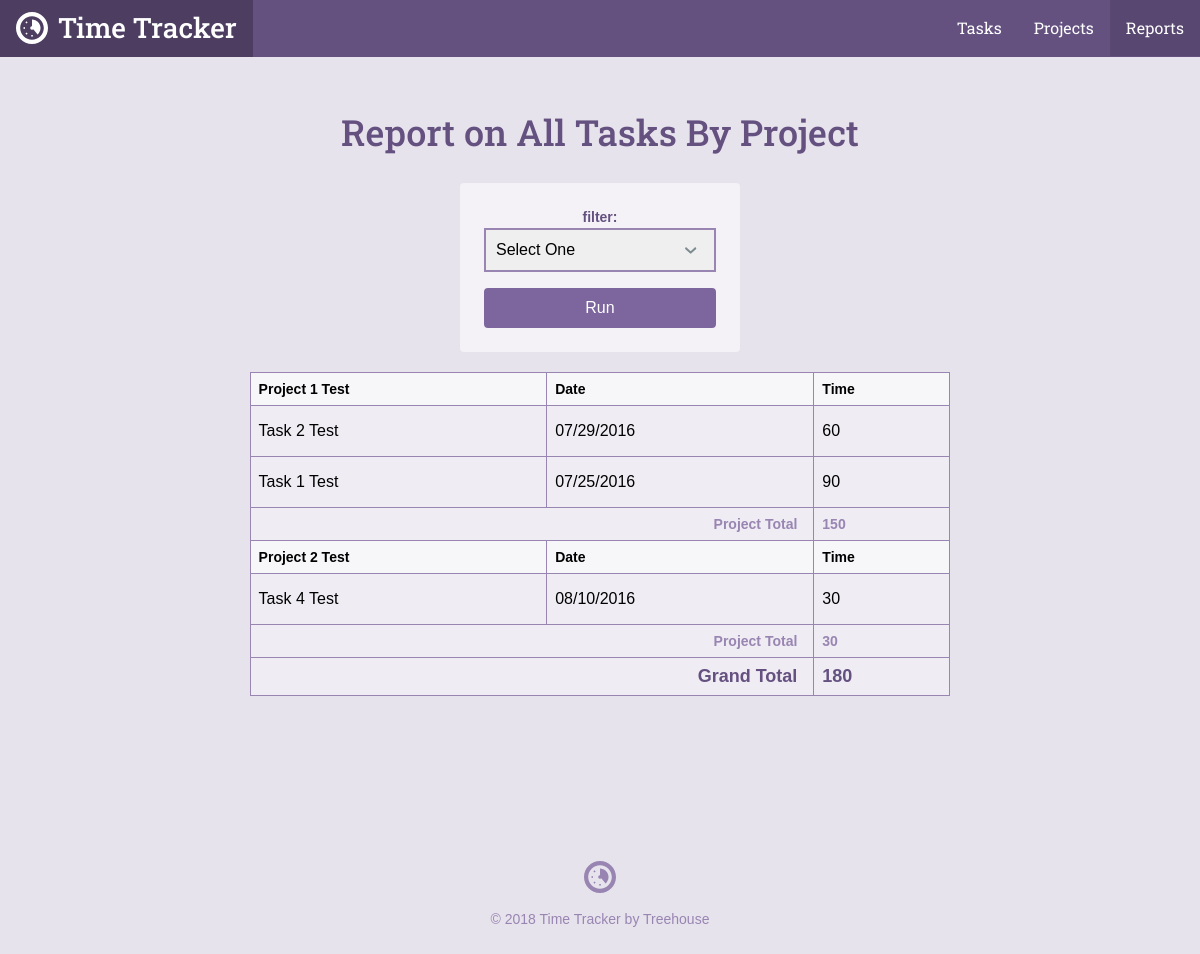
Page /reports.php on the earlier database version.
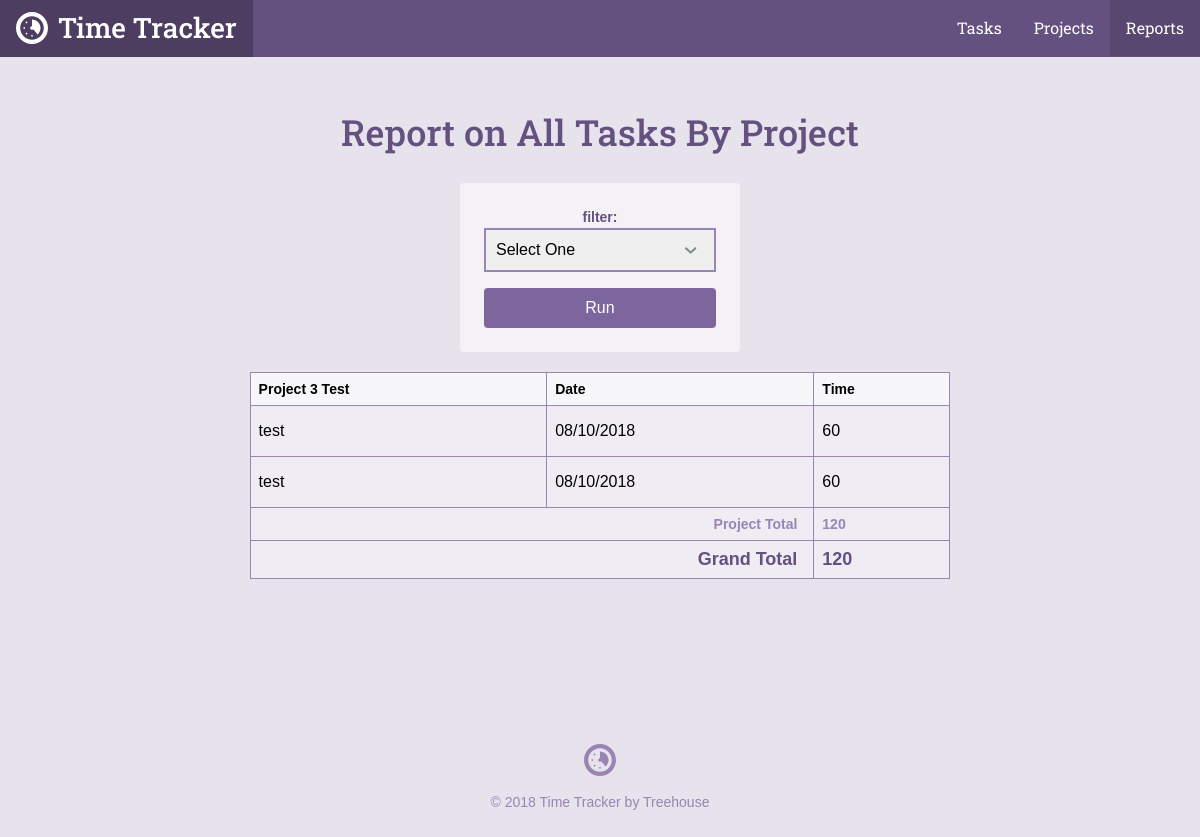
Same page on the later database version.
### tables this page shows
CREATE TABLE `tasks` (
	`task_id`	INTEGER PRIMARY KEY AUTOINCREMENT,
	`project_id`	INTEGER,
	`title`	TEXT,
	`date`	INTEGER NOT NULL,
	`time`	TEXT NOT NULL
);

CREATE TABLE `projects` (
	`project_id`	INTEGER PRIMARY KEY AUTOINCREMENT,
	`title`	TEXT NOT NULL,
	`category`	TEXT NOT NULL
);

### inc/functions.php (called while the page is built, shortened)
<?php
function get_task_list($filter = null) {
    include 'connection.php';
    $sql = 'SELECT tasks.*, projects.title as project FROM tasks'
        . ' JOIN projects ON tasks.project_id = projects.project_id';
    $orderBy = ' ORDER BY date DESC';
    if ($filter) {
        $orderBy = ' ORDER BY projects.title ASC, date DESC';
    }
    try {
        $results = $db->prepare($sql . $where . $orderBy);
        $results->execute();
    } catch (Exception $e) {
        echo "Error!: " . $e->getMessage() . "<br />";
        return array();
    }
    return $results->fetchAll(PDO::FETCH_ASSOC);
}

### reports.php (the view, shortened to what this page needs)
<?php
require 'inc/functions.php';
$filter = 'all';
include 'inc/header.php';
?>
<div class="col-container page-container">
    <div class="col col-70-md col-60-lg col-center">
        <div class="col-container">
            <h1 class='actions-header'>Report on <?php
            if (!is_array($filter)) {
                echo "All Tasks By Project";
            }
            ?></h1>
            <form class="form-container form-report" action="reports.php" method="get">
                <label for="filter">filter:</label>
                <select name="filter" id="filter">
                    <option value="">Select One</option>
                </select>
                <input type="submit" class="button" value="Run">
            </form>
        </div>
        <div class="section page">
            <div class="wrapper">
                <table>
                    <?php
                    $total = $project_id = $project_total = 0;
                    $tasks = get_task_list($filter);
                    foreach ($tasks as $item) {
                        if ($project_id != $item['project_id']) {
                            $project_id = $item['project_id'];
                            echo "<thead>\n";
                            echo "<tr>\n";
                            echo "<th>" . $item['project'] . "</th>\n";
                            echo "<th>Date</th>\n";
                            echo "<th>Time</th>\n";
                            echo "</tr>\n";
                            echo "</thead>\n";
                        }
                        $project_total += $item['time'];
                        $total += $item['time'];
                        echo  "<tr>\n";
                        echo "<td>" . $item['title'] . "</td>\n";
                        echo "<td>" . $item['date'] . "</td>\n";
                        echo "<td>" . $item['time'] . "</td>\n";
                        echo "</tr>\n";
                        if (next($tasks)['project_id'] != $item['project_id']) {
                            echo "<tr>\n";
                            echo "<th class='project-total-label' colspan='2'>Project Total</th>\n";
                            echo "<th class='project-total-number'>$project_total</th>\n";
                            echo "</tr>\n";
                            $project_total = 0;
                        }
                    }
                    ?>
                    <tr>
                        <th class='grand-total-label' colspan='2'>Grand Total</th>
                        <th class='grand-total-number'><?php echo $total; ?></th>
                    </tr>
                </table>
            </div>
        </div>
    </div>
</div>
<?php include "inc/footer.php"; ?>

Differences in the rows shown:
no longer on this page (row unchanged): tasks: project.title "Project 1 Test", title "Task 2 Test", date "07/29/2016", time "60"
no longer on this page (row unchanged): tasks: title "Task 1 Test", date "07/25/2016", time "90", project_total "150"
no longer on this page (row unchanged): tasks: project.title "Project 2 Test", title "Task 4 Test", date "08/10/2016", time "30", project_total "30"
added tasks: project.title "Project 3 Test", title "test", date "08/10/2018", time "60"
added tasks: title "test", date "08/10/2018", time "60", project_total "120"
Other differences:
$total: "180" → "120"
